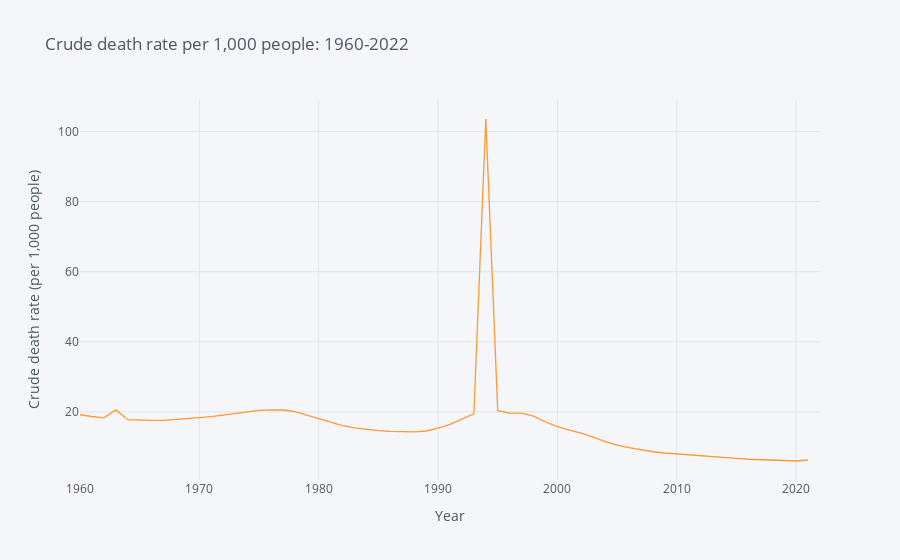

The notebook cell this image was saved under:
### Markdown cell above
#### Crude Death Rate per 1000 People <a name="crude-death-rate-per-1000-people"></a>

### Code cell
# Crude deah rate per 1,000 people.

# One variable: Crude death rate
variable_labels = {"SP.DYN.CDRT.IN": "Crude death rate"}

# Set country to Rwanda
Rwanda = {"RWA":"Rwanda"}

# Get dataframe
rwanda_deathrte = wbdata.get_dataframe(variable_labels, country = Rwanda).squeeze()

# Date index is of type string; change to integers
rwanda_deathrte.index = rwanda_pop.index.astype(int)

# Print graph from 1960-2022
rwanda_deathrte.iplot(title="Crude death rate per 1,000 people: 1960-2021",xTitle='Year',yTitle='Crude death rate (per 1,000 people)')

### Figure 1 — Plotly figure (JSON) as saved in the notebook; plotly's stock layout.template omitted (floating-point values rounded to 4 significant figures)
{"data": [{"line": {"color": "rgba(255, 153, 51, 1.0)", "dash": "solid", "shape": "linear", "width": 1.3}, "mode": "lines", "name": "Crude death rate", "text": "", "type": "scatter", "x": [2022, 2021, 2020, 2019, 2018, 2017, 2016, 2015, 2014, 2013, 2012, 2011, 2010, 2009, 2008, 2007, 2006, 2005, 2004, 2003, 2002, 2001, 2000, 1999, 1998, 1997, 1996, 1995, 1994, 1993, 1992, 1991, 1990, 1989, 1988, 1987, 1986, 1985, 1984, 1983, 1982, 1981, 1980, 1979, 1978, 1977, 1976, 1975, 1974, 1973, 1972, 1971, 1970, 1969, 1968, 1967, 1966, 1965, 1964, 1963, 1962, 1961, 1960], "y": ["", 6.28, 5.998, 6.137, 6.227, 6.367, 6.49, 6.724, 6.953, 7.285, 7.604, 7.814, 8.068, 8.284, 8.64, 9.186, 9.803, 10.55, 11.55, 12.79, 13.93, 14.83, 15.77, 17.12, 18.78, 19.64, 19.68, 20.37, 103.5, 19.44, 17.88, 16.45, 15.4, 14.55, 14.33, 14.28, 14.43, 14.65, 14.98, 15.43, 16.06, 17.07, 18.2, 19.21, 20.07, 20.54, 20.59, 20.42, 19.93, 19.41, 18.93, 18.63, 18.35, 18.11, 17.83, 17.6, 17.59, 17.62, 17.79, 20.58, 18.3, 18.69, 19.2]}], "layout": {"autosize": true, "legend": {"bgcolor": "#F5F6F9", "font": {"color": "#4D5663"}}, "paper_bgcolor": "#F5F6F9", "plot_bgcolor": "#F5F6F9", "title": {"font": {"color": "#4D5663"}, "text": "Crude death rate per 1,000 people: 1960-2022"}, "xaxis": {"autorange": true, "gridcolor": "#E1E5ED", "range": [1960, 2022], "showgrid": true, "tickfont": {"color": "#4D5663"}, "title": {"font": {"color": "#4D5663"}, "text": "Year"}, "type": "linear", "zerolinecolor": "#E1E5ED"}, "yaxis": {"autorange": true, "gridcolor": "#E1E5ED", "range": [0.5793, 109.0], "showgrid": true, "tickfont": {"color": "#4D5663"}, "title": {"font": {"color": "#4D5663"}, "text": "Crude death rate (per 1,000 people)"}, "type": "linear", "zerolinecolor": "#E1E5ED"}}}
